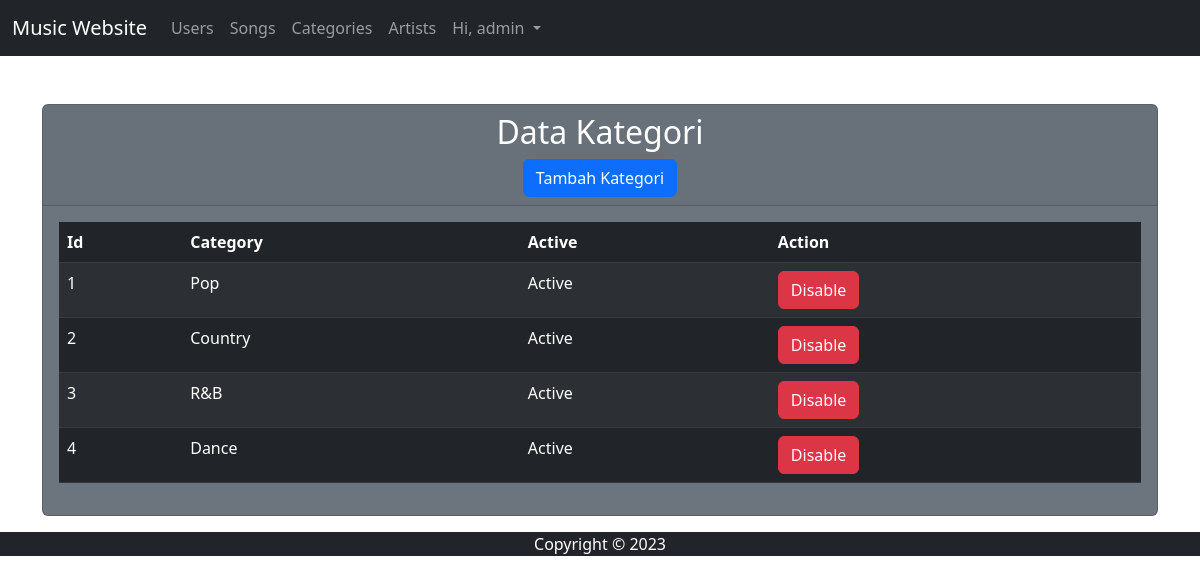
Page /page/admin/categories.php (signed in) on the earlier database version.
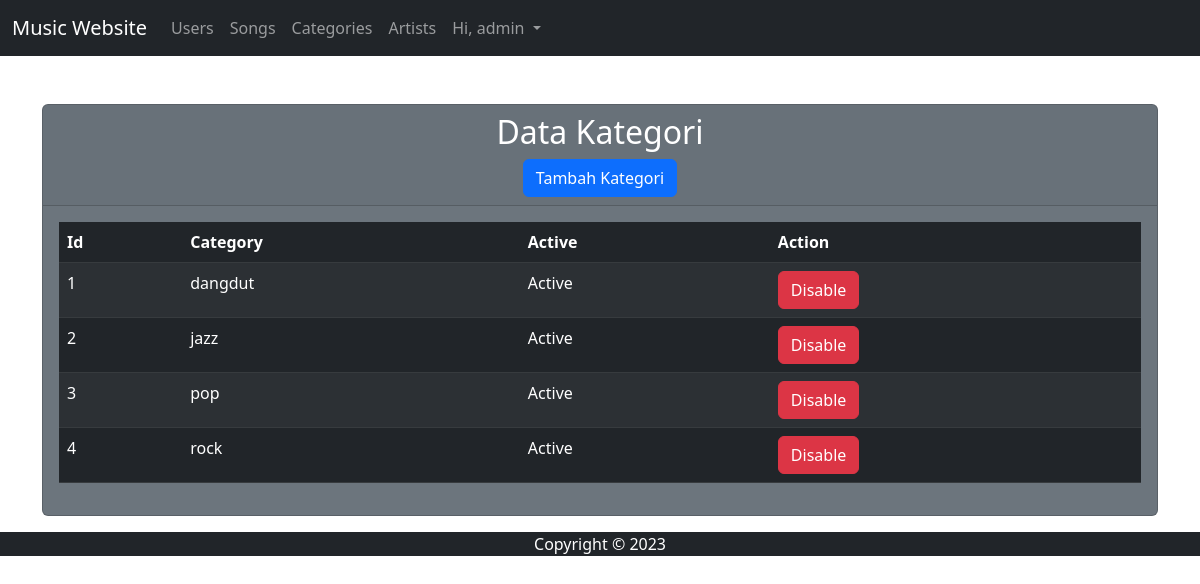
Same page on the later database version.
### tables this page shows
CREATE TABLE `categories` (
  `id` int(11) NOT NULL,
  `category` varchar(30) NOT NULL,
  `disabled` tinyint(1) NOT NULL DEFAULT 0
);

### page/admin/categories.php (the view, shortened to what this page needs)
<!DOCTYPE html>
<html lang="en">
<head>
    <link href="https://cdn.jsdelivr.net/npm/bootstrap@5.2.3/dist/css/bootstrap.min.css" rel="stylesheet">
</head>
<body>
<header class="bg-dark">
        <nav class="navbar navbar-expand-lg navbar-dark">
            <div class="container-fluid">
                <a class="navbar-brand" href="#">Music Website</a>
                <div class="collapse navbar-collapse" id="navbarNav">
                    <ul class="navbar-nav">
                        <li class="nav-item">
                            <a class="nav-link" href="users.php">Users</a>
                        </li>
                        <li class="nav-item">
                            <a class="nav-link" href="songs.php">Songs</a>
                        </li>
                        <li class="nav-item">
                            <a class="nav-link" href="categories.php">Categories</a></a>
                        </li>
                        <li class="nav-item">
                            <a class="nav-link" href="artists.php">Artists</a>
                        </li>
                        <li class="nav-item dropdown">
                            <a class="nav-link dropdown-toggle" href="#" role="button" data-bs-toggle="dropdown" aria-expanded="false">
                                Hi, admin
                            </a>
                        </li>
                    </ul>
                </div>
            </div>
        </nav>
    </header>
    <main>
		<div class="container mt-5">
			<div class="card text-white bg-secondary mb-3">
				<div class="card-header">
                <center>
					<h2>Data Kategori</h2>
                    <center>
                    <a class="btn btn-primary " href="tambah_kategori.php" role="button">Tambah Kategori</a>
				</div>
				<div class="card-body">
					<table class="table table-dark table-striped table-hover">
						<thead>
							<tr>
								<th scope="col">Id</th>
								<th scope="col">Category</th>
								<th scope="col">Active</th>
								<th scope="col">Action</th>
							</tr>
						</thead>
						<tbody>
							<?php
							include '../../core/koneksi.php';
							$query = mysqli_query($konek, "select * from categories");
							while ($data = mysqli_fetch_array($query)) { ?>
								<tr>
									<td><?php echo $data['id']; ?></td>
									<td><?php echo $data['category']; ?></td>
                                    <td><?php if ($data['disabled']=='0') {
                                        echo "Active";
                                    } else {
                                        echo "Disabled";
                                    }
                                    ; ?></td>
									<td>
                                        <?php
                                        if ($data['disabled']=='0'){
                                            echo '<a class="btn btn-danger" href="../../core/disable.php?id='.$data['id'].'">Disable</a>';
                                        }else{
                                            echo '<a class="btn btn-success" href="../../core/active.php?id='.$data['id'].'">Active</a>';
                                        }
                                        ?>
                                    </td>
								</tr>
							<?php } ?>
						</tbody>
					</table>
				</div>
			</div>
		</div>
    </main>
    <footer class="bg-dark">
        <div class="container text-center text-white">
            <p>Copyright &copy; <?=date("Y")?></p>
        </div>
    </footer>
</body>
</html>

Differences in the rows shown:
changed categories id 1: category "Pop" → "dangdut"
changed categories id 2: category "Country" → "jazz"
changed categories id 3: category "R&B" → "pop"
changed categories id 4: category "Dance" → "rock"
